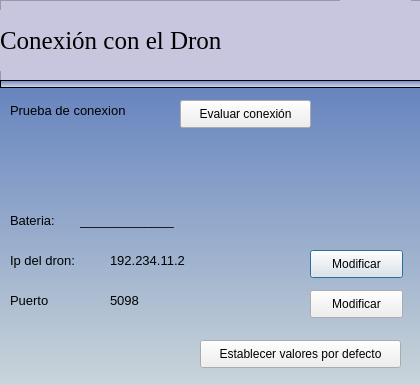
<?xml version="1.0" encoding="UTF-8"?>
<ui version="4.0">
 <class>NuevoPaciente</class>
 <widget class="QDialog" name="NuevoPaciente">
  <property name="geometry">
   <rect>
    <x>0</x>
    <y>0</y>
    <width>420</width>
    <height>385</height>
   </rect>
  </property>
  <property name="minimumSize">
   <size>
    <width>300</width>
    <height>300</height>
   </size>
  </property>
  <property name="windowTitle">
   <string>Agregar Paciente</string>
  </property>
  <property name="windowIcon">
   <iconset>
    <normaloff>:/images/paciente.png</normaloff>:/images/paciente.png</iconset>
  </property>
  <widget class="QLabel" name="label_17">
   <property name="geometry">
    <rect>
     <x>30</x>
     <y>510</y>
     <width>121</width>
     <height>21</height>
    </rect>
   </property>
   <property name="font">
    <font>
     <pointsize>10</pointsize>
    </font>
   </property>
   <property name="text">
    <string/>
   </property>
  </widget>
  <widget class="QLabel" name="label_7">
   <property name="geometry">
    <rect>
     <x>0</x>
     <y>80</y>
     <width>421</width>
     <height>331</height>
    </rect>
   </property>
   <property name="minimumSize">
    <size>
     <width>300</width>
     <height>300</height>
    </size>
   </property>
   <property name="styleSheet">
    <string notr="true">background-color: qlineargradient(spread:pad, x1:0, y1:1, x2:0, y2:0, stop:0 rgba(210, 220, 220), stop:1 rgba(100, 130, 190));

</string>
   </property>
   <property name="text">
    <string/>
   </property>
  </widget>
  <widget class="QFrame" name="frame">
   <property name="geometry">
    <rect>
     <x>0</x>
     <y>0</y>
     <width>421</width>
     <height>81</height>
    </rect>
   </property>
   <property name="styleSheet">
    <string notr="true">background-color: rgb(200, 198, 223);</string>
   </property>
   <property name="frameShape">
    <enum>QFrame::StyledPanel</enum>
   </property>
   <property name="frameShadow">
    <enum>QFrame::Raised</enum>
   </property>
   <widget class="QLabel" name="label_Tutor">
    <property name="geometry">
     <rect>
      <x>0</x>
      <y>10</y>
      <width>401</width>
      <height>61</height>
     </rect>
    </property>
    <property name="font">
     <font>
      <family>Times New Roman</family>
      <pointsize>19</pointsize>
      <weight>9</weight>
      <italic>false</italic>
      <bold>false</bold>
     </font>
    </property>
    <property name="styleSheet">
     <string notr="true">
font: 75 19pt &quot;Times New Roman&quot;;</string>
    </property>
    <property name="text">
     <string>Conexión con el Dron</string>
    </property>
   </widget>
   <widget class="QLabel" name="label_23">
    <property name="geometry">
     <rect>
      <x>340</x>
      <y>0</y>
      <width>71</width>
      <height>71</height>
     </rect>
    </property>
    <property name="font">
     <font>
      <pointsize>10</pointsize>
     </font>
    </property>
    <property name="styleSheet">
     <string notr="true">image: url(:/newPrefix/paciente.png);</string>
    </property>
    <property name="text">
     <string/>
    </property>
   </widget>
  </widget>
  <widget class="QFrame" name="frame_3">
   <property name="geometry">
    <rect>
     <x>0</x>
     <y>80</y>
     <width>421</width>
     <height>8</height>
    </rect>
   </property>
   <property name="maximumSize">
    <size>
     <width>16777215</width>
     <height>8</height>
    </size>
   </property>
   <property name="styleSheet">
    <string notr="true">background-color: qlineargradient(spread:pad, x1:0, y1:1, x2:0, y2:0, stop:0 rgba(214, 225, 229), stop:1 rgba(109, 130, 198));
</string>
   </property>
   <property name="frameShape">
    <enum>QFrame::StyledPanel</enum>
   </property>
   <property name="frameShadow">
    <enum>QFrame::Raised</enum>
   </property>
  </widget>
  <widget class="QLabel" name="label_29">
   <property name="geometry">
    <rect>
     <x>10</x>
     <y>100</y>
     <width>171</width>
     <height>21</height>
    </rect>
   </property>
   <property name="font">
    <font>
     <pointsize>10</pointsize>
    </font>
   </property>
   <property name="text">
    <string>Prueba de conexion</string>
   </property>
  </widget>
  <widget class="QLabel" name="label_30">
   <property name="geometry">
    <rect>
     <x>10</x>
     <y>210</y>
     <width>61</width>
     <height>21</height>
    </rect>
   </property>
   <property name="font">
    <font>
     <pointsize>10</pointsize>
    </font>
   </property>
   <property name="text">
    <string>Bateria:</string>
   </property>
  </widget>
  <widget class="QLabel" name="label_31">
   <property name="geometry">
    <rect>
     <x>10</x>
     <y>250</y>
     <width>91</width>
     <height>21</height>
    </rect>
   </property>
   <property name="font">
    <font>
     <pointsize>10</pointsize>
    </font>
   </property>
   <property name="text">
    <string>Ip del dron:</string>
   </property>
  </widget>
  <widget class="QPushButton" name="pushButton">
   <property name="geometry">
    <rect>
     <x>310</x>
     <y>250</y>
     <width>93</width>
     <height>28</height>
    </rect>
   </property>
   <property name="text">
    <string>Modificar</string>
   </property>
  </widget>
  <widget class="QPushButton" name="pushButton_2">
   <property name="geometry">
    <rect>
     <x>180</x>
     <y>100</y>
     <width>131</width>
     <height>28</height>
    </rect>
   </property>
   <property name="text">
    <string>Evaluar conexión</string>
   </property>
  </widget>
  <widget class="QLabel" name="label_32">
   <property name="geometry">
    <rect>
     <x>110</x>
     <y>250</y>
     <width>111</width>
     <height>21</height>
    </rect>
   </property>
   <property name="font">
    <font>
     <pointsize>10</pointsize>
    </font>
   </property>
   <property name="text">
    <string>192.234.11.2</string>
   </property>
  </widget>
  <widget class="QLabel" name="label_33">
   <property name="geometry">
    <rect>
     <x>80</x>
     <y>210</y>
     <width>111</width>
     <height>21</height>
    </rect>
   </property>
   <property name="font">
    <font>
     <pointsize>10</pointsize>
    </font>
   </property>
   <property name="text">
    <string>_____________</string>
   </property>
  </widget>
  <widget class="QPushButton" name="pushButton_3">
   <property name="geometry">
    <rect>
     <x>310</x>
     <y>290</y>
     <width>93</width>
     <height>28</height>
    </rect>
   </property>
   <property name="text">
    <string>Modificar</string>
   </property>
  </widget>
  <widget class="QLabel" name="label_34">
   <property name="geometry">
    <rect>
     <x>110</x>
     <y>290</y>
     <width>111</width>
     <height>21</height>
    </rect>
   </property>
   <property name="font">
    <font>
     <pointsize>10</pointsize>
    </font>
   </property>
   <property name="text">
    <string>5098</string>
   </property>
  </widget>
  <widget class="QLabel" name="label_35">
   <property name="geometry">
    <rect>
     <x>10</x>
     <y>290</y>
     <width>91</width>
     <height>21</height>
    </rect>
   </property>
   <property name="font">
    <font>
     <pointsize>10</pointsize>
    </font>
   </property>
   <property name="text">
    <string>Puerto</string>
   </property>
  </widget>
  <widget class="QPushButton" name="pushButton_4">
   <property name="geometry">
    <rect>
     <x>200</x>
     <y>340</y>
     <width>201</width>
     <height>28</height>
    </rect>
   </property>
   <property name="text">
    <string>Establecer valores por defecto</string>
   </property>
  </widget>
  <zorder>label_7</zorder>
  <zorder>label_17</zorder>
  <zorder>frame</zorder>
  <zorder>frame_3</zorder>
  <zorder>label_29</zorder>
  <zorder>label_30</zorder>
  <zorder>label_31</zorder>
  <zorder>pushButton</zorder>
  <zorder>pushButton_2</zorder>
  <zorder>label_32</zorder>
  <zorder>label_33</zorder>
  <zorder>pushButton_3</zorder>
  <zorder>label_34</zorder>
  <zorder>label_35</zorder>
  <zorder>pushButton_4</zorder>
 </widget>
 <resources>
  <include location="images/image.qrc"/>
 </resources>
 <connections/>
</ui>
